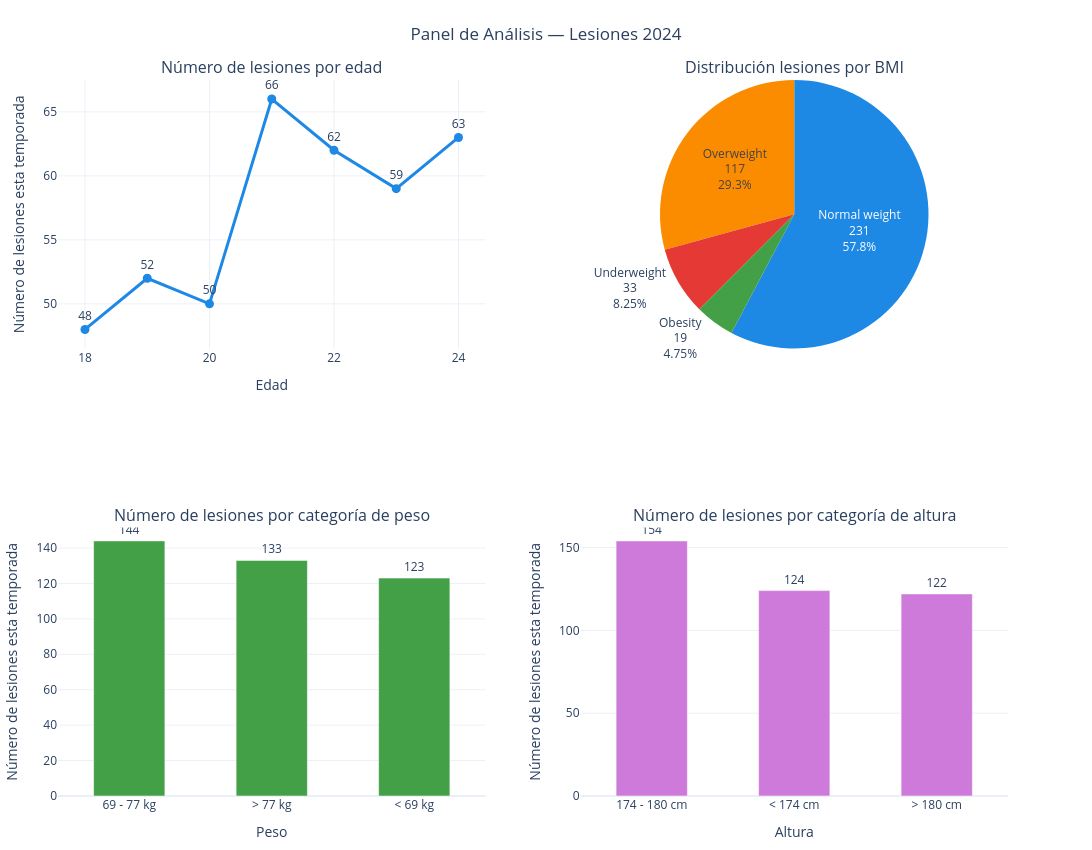

Write notebook code for a chart like this one.
### Code cell
from plotly.subplots import make_subplots
import plotly.graph_objects as go

# =========================
# 1) Agregaciones
# =========================
lesiones_age = (
    df_csv.groupby('Age', as_index=False)['Injury_Current_Season']
    .sum()
    .rename(columns={'Injury_Current_Season': 'Lesiones'})
)

lesiones_bmi = (
    df_csv.groupby('Body_Mass_Index', as_index=False)['Injury_Current_Season']
    .sum()
    .rename(columns={'Injury_Current_Season': 'Lesiones'})
)

lesiones_weight = (
    df_csv.groupby('Weight_category', as_index=False)['Injury_Current_Season']
    .sum()
    .rename(columns={'Injury_Current_Season': 'Lesiones'})
    .sort_values('Lesiones', ascending=False)
    .head(5)
)

lesiones_height = (
    df_csv.groupby('Height_category', as_index=False)['Injury_Current_Season']
    .sum()
    .rename(columns={'Injury_Current_Season': 'Lesiones'})
    .sort_values('Lesiones', ascending=False)
    .head(5)
)

# =========================
# 2) Crear subplots
# =========================
fig = make_subplots(
    rows=2, cols=2,
    specs=[[{"type": "xy"}, {"type": "domain"}],
           [{"type": "xy"}, {"type": "xy"}]],
    subplot_titles=(
        "Número de lesiones por edad",
        "Distribución lesiones por BMI",
        "Número de lesiones por categoría de peso",
        "Número de lesiones por categoría de altura"
    )
)

# =========================
# 3) Gráfico línea (Age)
# =========================
fig_age = px.line(
    lesiones_age,
    x='Age',
    y='Lesiones',
    markers=True,
    text='Lesiones'
)

for trace in fig_age.data:
    trace.update(
        line=dict(width=3, color='#1E88E5'),
        marker=dict(size=9),
        textposition='top center',
        hovertemplate='Edad: %{x}<br>Lesiones: %{y}<extra></extra>'
    )
    fig.add_trace(trace, row=1, col=1)

# =========================
# 4) Pie (BMI)
# =========================
fig_bmi = px.pie(
    lesiones_bmi,
    names='Body_Mass_Index',
    values='Lesiones',
    color='Body_Mass_Index',
    color_discrete_map={
        'Normal weight': '#1E88E5',
        'Obesity': '#43A047',
        'Overweight': '#FB8C00',
        'Underweight': '#E53935'
    }
)

for trace in fig_bmi.data:
    trace.update(
        textinfo='percent+label+value',
        hovertemplate='BMI: %{label}<br>Lesiones: %{value}<br>Porcentaje: %{percent}<extra></extra>'
    )
    fig.add_trace(trace, row=1, col=2)

# =========================
# 5) Barras (Weight)
# =========================
fig_weight = px.bar(
    lesiones_weight,
    x='Weight_category',
    y='Lesiones',
    text='Lesiones'
)

for trace in fig_weight.data:
    trace.update(
        marker_color='#43A047',
        width=0.5,
        textposition='outside',
        hovertemplate='Peso: %{x}<br>Lesiones: %{y}<extra></extra>'
    )
    fig.add_trace(trace, row=2, col=1)

# =========================
# 6) Barras (Height)
# =========================
fig_height = px.bar(
    lesiones_height,
    x='Height_category',
    y='Lesiones',
    text='Lesiones'
)

for trace in fig_height.data:
    trace.update(
        marker_color='#CE7ADB',
        width=0.5,
        textposition='outside',
        hovertemplate='Altura: %{x}<br>Lesiones: %{y}<extra></extra>'
    )
    fig.add_trace(trace, row=2, col=2)

# =========================
# 7) Layout general
# =========================
fig.update_layout(
    title={
        'text': 'Panel de Análisis — Lesiones 2024',
        'x': 0.5,
        'xanchor': 'center'
    },
    template='plotly_white',
    height=850,
    width=1300,
    showlegend=False,
    margin=dict(t=80, l=50, r=50, b=50)
)

# Ejes
fig.update_xaxes(title_text='Edad', row=1, col=1)
fig.update_yaxes(title_text='Número de lesiones esta temporada', row=1, col=1)

fig.update_xaxes(title_text='Peso', row=2, col=1)
fig.update_yaxes(title_text='Número de lesiones esta temporada', row=2, col=1)

fig.update_xaxes(title_text='Altura', row=2, col=2)
fig.update_yaxes(title_text='Número de lesiones esta temporada', row=2, col=2)

fig.show()

### Figure 1 — Plotly figure (JSON) as saved in the notebook; plotly's stock layout.template omitted (floating-point values rounded to 4 significant figures)
{"data": [{"hovertemplate": "Edad: %{x}<br>Lesiones: %{y}<extra></extra>", "legendgroup": "", "line": {"color": "#1E88E5", "dash": "solid", "width": 3}, "marker": {"size": 9, "symbol": "circle"}, "mode": "lines+markers+text", "name": "", "orientation": "v", "showlegend": false, "text": [48.0, 52.0, 50.0, 66.0, 62.0, 59.0, 63.0], "textposition": "top center", "type": "scatter", "x": [18, 19, 20, 21, 22, 23, 24], "xaxis": "x", "y": [48, 52, 50, 66, 62, 59, 63], "yaxis": "y"}, {"customdata": [["Normal weight"], ["Obesity"], ["Overweight"], ["Underweight"]], "domain": {"x": [0.55, 1], "y": [0.625, 1]}, "hovertemplate": "BMI: %{label}<br>Lesiones: %{value}<br>Porcentaje: %{percent}<extra></extra>", "labels": ["Normal weight", "Obesity", "Overweight", "Underweight"], "legendgroup": "", "marker": {"colors": ["#1E88E5", "#43A047", "#FB8C00", "#E53935"]}, "name": "", "showlegend": true, "textinfo": "percent+label+value", "type": "pie", "values": [231, 19, 117, 33]}, {"hovertemplate": "Peso: %{x}<br>Lesiones: %{y}<extra></extra>", "legendgroup": "", "marker": {"color": "#43A047", "pattern": {"shape": ""}}, "name": "", "orientation": "v", "showlegend": false, "text": [144.0, 133.0, 123.0], "textposition": "outside", "type": "bar", "width": 0.5, "x": ["69 - 77 kg", "> 77 kg", "< 69 kg"], "xaxis": "x2", "y": [144, 133, 123], "yaxis": "y2"}, {"hovertemplate": "Altura: %{x}<br>Lesiones: %{y}<extra></extra>", "legendgroup": "", "marker": {"color": "#CE7ADB", "pattern": {"shape": ""}}, "name": "", "orientation": "v", "showlegend": false, "text": [154.0, 124.0, 122.0], "textposition": "outside", "type": "bar", "width": 0.5, "x": ["174 - 180 cm", "< 174 cm", "> 180 cm"], "xaxis": "x3", "y": [154, 124, 122], "yaxis": "y3"}], "layout": {"annotations": [{"font": {"size": 16}, "showarrow": false, "text": "Número de lesiones por edad", "x": 0.225, "xanchor": "center", "xref": "paper", "y": 1, "yanchor": "bottom", "yref": "paper"}, {"font": {"size": 16}, "showarrow": false, "text": "Distribución lesiones por BMI", "x": 0.775, "xanchor": "center", "xref": "paper", "y": 1, "yanchor": "bottom", "yref": "paper"}, {"font": {"size": 16}, "showarrow": false, "text": "Número de lesiones por categoría de peso", "x": 0.225, "xanchor": "center", "xref": "paper", "y": 0.375, "yanchor": "bottom", "yref": "paper"}, {"font": {"size": 16}, "showarrow": false, "text": "Número de lesiones por categoría de altura", "x": 0.775, "xanchor": "center", "xref": "paper", "y": 0.375, "yanchor": "bottom", "yref": "paper"}], "height": 850, "margin": {"b": 50, "l": 50, "r": 50, "t": 80}, "showlegend": false, "title": {"text": "Panel de Análisis — Lesiones 2024", "x": 0.5, "xanchor": "center"}, "width": 1300, "xaxis": {"anchor": "y", "domain": [0, 0.45], "title": {"text": "Edad"}}, "xaxis2": {"anchor": "y2", "domain": [0, 0.45], "title": {"text": "Peso"}}, "xaxis3": {"anchor": "y3", "domain": [0.55, 1], "title": {"text": "Altura"}}, "yaxis": {"anchor": "x", "domain": [0.625, 1], "title": {"text": "Número de lesiones esta temporada"}}, "yaxis2": {"anchor": "x2", "domain": [0, 0.375], "title": {"text": "Número de lesiones esta temporada"}}, "yaxis3": {"anchor": "x3", "domain": [0, 0.375], "title": {"text": "Número de lesiones esta temporada"}}}}
